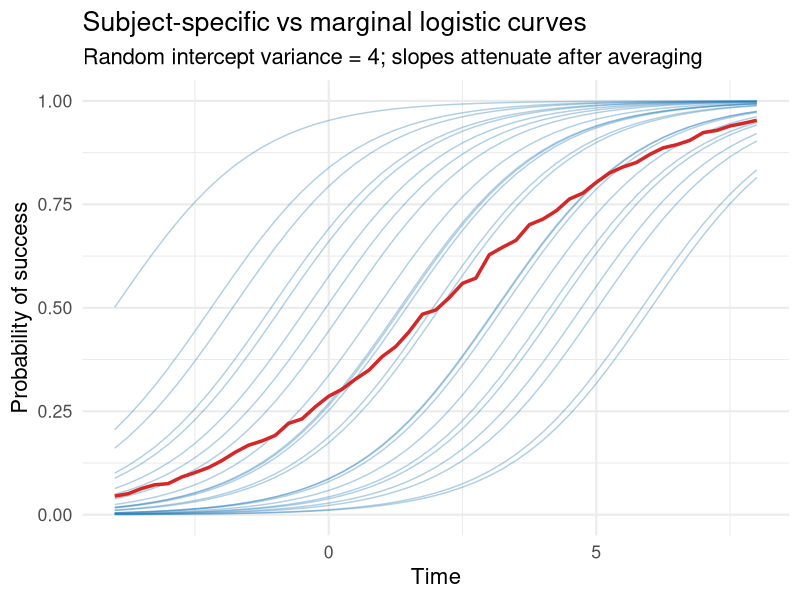
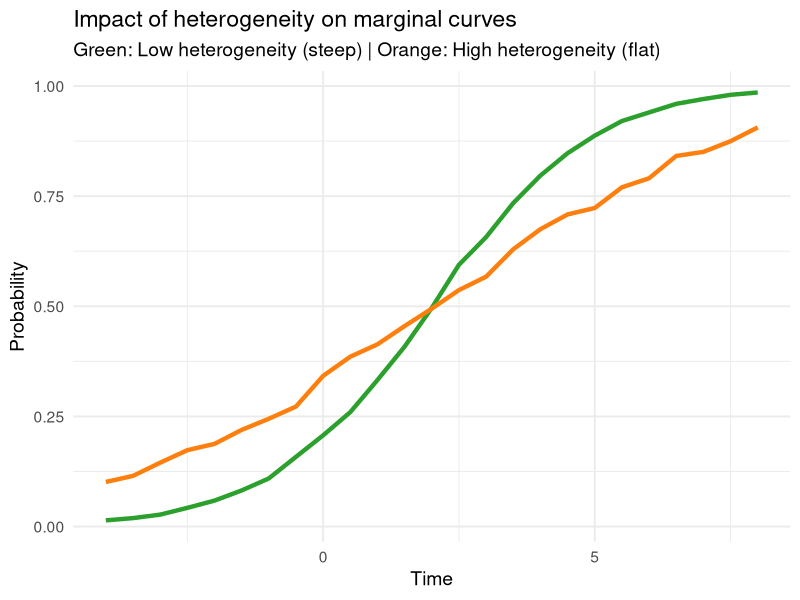
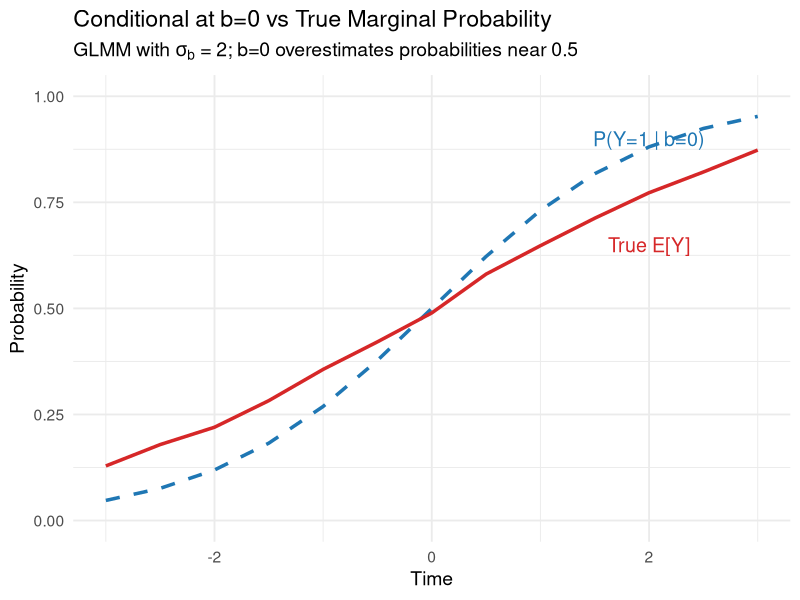
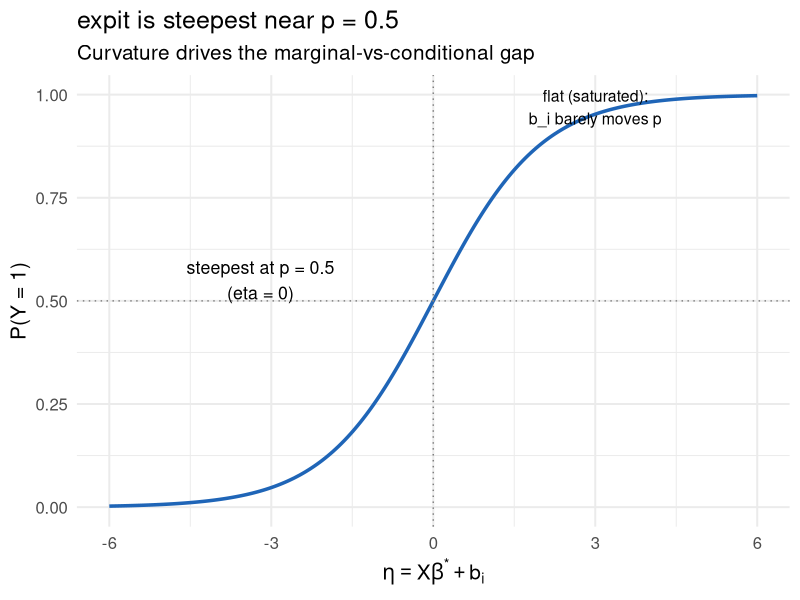
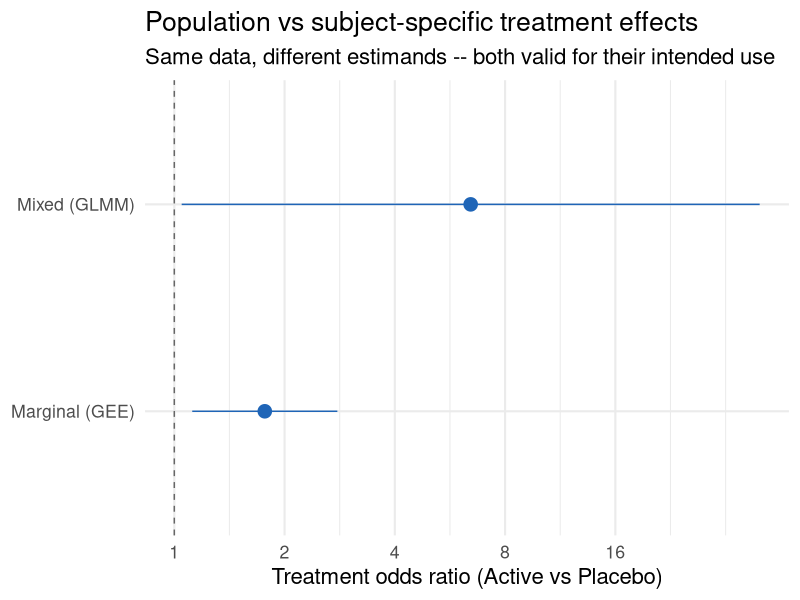

These figures' R source, in order:
## ---- chunk 1
#| label: pkg-load
#| output-location: slide
required_pkgs <- c("dplyr", "tidyr", "ggplot2", "geepack", "lme4", "broom.mixed", "survival")
missing_pkgs <- required_pkgs[!vapply(required_pkgs, requireNamespace, logical(1), quietly = TRUE)]
if (length(missing_pkgs) > 0) {
  stop(
    "Please install the following packages before rendering: ",
    paste(missing_pkgs, collapse = ", ")
  )
}
invisible(lapply(required_pkgs, library, character.only = TRUE))
## ---- chunk 2
#| label: marginal-prediction-helper
#| output-location: slide
# CAVEAT: this helper assumes a SINGLE random intercept and a BINOMIAL family.
# It does NOT handle random slopes or non-binomial GLMMs.
glmm_marginal_prob <- function(fit, newdata, draws = 2000, seed = 667) {
  stopifnot(family(fit)$family == "binomial")
  set.seed(seed)  # reproducible Monte Carlo (course seed 667)
  # Fixed-part linear predictor at b = 0 (re.form = NA): X*beta-star only
  eta_fix <- predict(fit, newdata = newdata, re.form = NA, type = "link")
  # VarCorr(fit)[[1]] is the covariance of the FIRST grouping factor; its
  # "stddev" attribute is the random-intercept SD (a 1x1 here -> sigma_b).
  sd_b <- as.numeric(attr(VarCorr(fit)[[1]], "stddev"))
  # Monte Carlo integration over b ~ N(0, sigma_b^2): for each of `draws`
  # random intercepts, push eta_fix + b through plogis (= expit = h), then
  # average the probabilities across draws (rowMeans over the draw columns).
  rowMeans(sapply(1:draws, function(...) plogis(eta_fix + rnorm(1, 0, sd_b))))
}
## ---- chunk 3
#| label: logistic-sim-code
#| output-location: slide
set.seed(667)
# Subject-specific parameters (conditional on random effects)
beta0 <- -1.5        # Log-odds at time=0 for average individual
beta1 <- 0.75        # Subject-specific slope (change per unit time)
sigma_b <- 2         # SD of random intercepts (heterogeneity); variance = 4

# Time grid for plotting
time_grid <- seq(-4, 8, by = 0.25)

# Simulate 25 individuals with varying intercepts
subject_b <- rnorm(25, mean = 0, sd = sigma_b)

# Generate subject-specific curves
subject_curves <- tidyr::expand_grid(time = time_grid, b = subject_b) |>
  mutate(
    linear_predictor = beta0 + beta1 * time + b,
    prob = plogis(linear_predictor),
    curve_id = factor(round(b, 2))
  )

# Generate marginal curve by Monte Carlo integration
marginal_curve <- tibble(
  time = time_grid,
  prob = vapply(
    time_grid,
    function(t) mean(plogis(beta0 + beta1 * t + rnorm(2000, 0, sigma_b))),
    numeric(1)
  )
)
## ---- chunk 4
#| label: logistic-sim-plot
#| output-location: slide
#| fig-cap: "Conditional curves (blue) rise faster than the marginal mean (red). Subject-specific slope = 0.75 yields flatter population slope."
logit_plot <- ggplot(subject_curves, aes(x = time, y = prob, group = curve_id)) +
  geom_line(alpha = 0.35, color = "#1f77b4") +
  geom_line(data = marginal_curve, aes(x = time, y = prob),
            inherit.aes = FALSE, color = "#d62728", linewidth = 1.2) +
  coord_cartesian(ylim = c(0, 1)) +
  labs(
    x = "Time",
    y = "Probability of success",
    title = "Subject-specific vs marginal logistic curves",
    subtitle = "Random intercept variance = 4; slopes attenuate after averaging"
  ) +
  theme_minimal(base_size = 16)
print(logit_plot)
## ---- chunk 5
#| label: heterogeneity-comparison
#| output-location: slide
# Low heterogeneity (variance = 0.5)
sigma_b_low <- sqrt(0.5)
marginal_low <- tibble(
  time = seq(-4, 8, 0.5),
  prob = vapply(seq(-4, 8, 0.5),
                function(t) mean(plogis(beta0 + beta1 * t + rnorm(1000, 0, sigma_b_low))),
                numeric(1)),
  heterogeneity = "Low (var=0.5)"
)

# High heterogeneity (variance = 9)
sigma_b_high <- 3
marginal_high <- tibble(
  time = seq(-4, 8, 0.5),
  prob = vapply(seq(-4, 8, 0.5),
                function(t) mean(plogis(beta0 + beta1 * t + rnorm(1000, 0, sigma_b_high))),
                numeric(1)),
  heterogeneity = "High (var=9)"
)

# Plot comparison
comparison_plot <- ggplot() +
  geom_line(data = marginal_low, aes(x = time, y = prob),
            color = "#2ca02c", linewidth = 1.5) +
  geom_line(data = marginal_high, aes(x = time, y = prob),
            color = "#ff7f0e", linewidth = 1.5) +
  labs(title = "Impact of heterogeneity on marginal curves",
       subtitle = "Green: Low heterogeneity (steep) | Orange: High heterogeneity (flat)",
       x = "Time", y = "Probability") +
  theme_minimal(base_size = 14)
print(comparison_plot)
## ---- chunk 6
#| label: b0-vs-marginal-demo
#| output-location: slide
# Parameters
beta0 <- 0
beta1 <- 1
sigma_b <- 2  # variance = 4

# Time points
t_vals <- seq(-3, 3, by = 0.5)

# Prediction at b = 0 (the WRONG "marginal")
prob_b0 <- plogis(beta0 + beta1 * t_vals)

# True marginal (integrate over random effects)
prob_marginal <- sapply(t_vals, function(t) {
  mean(plogis(beta0 + beta1 * t + rnorm(5000, 0, sigma_b)))
})

# Compare
comparison_df <- data.frame(
  time = t_vals,
  prob_b0 = prob_b0,
  prob_marginal = prob_marginal,
  difference = prob_b0 - prob_marginal
)

cat("Comparison of P(Y=1|b=0) vs true E[Y]:\n")
print(round(comparison_df, 3))
## ---- chunk 7
#| label: b0-vs-marginal-plot
#| output-location: slide
#| fig-cap: "The b=0 curve (blue dashed) is NOT the marginal curve (red solid). The difference is largest in the middle range."
ggplot(comparison_df, aes(x = time)) +
  geom_line(aes(y = prob_b0), color = "#1f77b4", linetype = "dashed", linewidth = 1.2) +
  geom_line(aes(y = prob_marginal), color = "#d62728", linewidth = 1.2) +
  annotate("text", x = 2, y = 0.9, label = "P(Y=1 | b=0)", color = "#1f77b4", size = 5) +
  annotate("text", x = 2, y = 0.65, label = "True E[Y]", color = "#d62728", size = 5) +
  labs(
    x = "Time",
    y = "Probability",
    title = "Conditional at b=0 vs True Marginal Probability",
    subtitle = expression(paste("GLMM with ", sigma[b], " = 2; b=0 overestimates probabilities near 0.5"))
  ) +
  coord_cartesian(ylim = c(0, 1)) +
  theme_minimal(base_size = 14)
## ---- chunk 8
#| label: jensen-curvature
#| echo: false
#| fig-width: 6
#| fig-height: 4.2
library(ggplot2)
eta <- seq(-6, 6, by = 0.05)
curve_df <- data.frame(eta = eta, p = plogis(eta))
ggplot(curve_df, aes(eta, p)) +
  geom_line(linewidth = 1.2, color = "#1f65b7") +
  geom_hline(yintercept = 0.5, linetype = "dotted", color = "gray50") +
  geom_vline(xintercept = 0, linetype = "dotted", color = "gray50") +
  annotate("text", x = -3.2, y = 0.55, label = "steepest at p = 0.5\n(eta = 0)", size = 4.5) +
  annotate("text", x = 3.0, y = 0.97, label = "flat (saturated):\nb_i barely moves p", size = 4) +
  labs(x = expression(eta == X*beta^"*" + b[i]),
       y = "P(Y = 1)",
       title = "expit is steepest near p = 0.5",
       subtitle = "Curvature drives the marginal-vs-conditional gap") +
  theme_minimal(base_size = 15)
## ---- chunk 9
#| label: ecg-data
#| output-location: slide
ecg_counts <- tribble(
  ~sequence, ~resp_p1, ~resp_p2, ~count,
  "P-A", 1, 1, 6,
  "P-A", 1, 0, 0,  # Sampling zero
  "P-A", 0, 1, 6,
  "P-A", 0, 0, 22,
  "A-P", 1, 1, 9,
  "A-P", 1, 0, 4,
  "A-P", 0, 1, 2,
  "A-P", 0, 0, 18
)

ecg_long <- ecg_counts |>
  tidyr::uncount(count) |>
  # one UNIQUE subject id per expanded row (67 patients, 2 rows each).
  # Do NOT reuse uncount's within-cell .id: that repeats ids across cells.
  mutate(id = factor(row_number())) |>
  tidyr::pivot_longer(
    cols = c(resp_p1, resp_p2),
    names_to = "period",
    values_to = "response"
  ) |>
  mutate(
    period = if_else(period == "resp_p1", 1L, 2L),
    # decode active-drug indicator from (sequence, period); see schematic
    treatment = case_when(
      sequence == "P-A" & period == 1L ~ 0L,
      sequence == "P-A" & period == 2L ~ 1L,
      sequence == "A-P" & period == 1L ~ 1L,
      TRUE ~ 0L
    )
  ) |>
  arrange(id, period)

cat("Subjects:", length(unique(ecg_long$id)),
    "| rows:", nrow(ecg_long), "\n\n")
cat("Reshaped long table (first 6 rows):\n")
head(ecg_long)
## ---- chunk 10
#| label: ecg-gee
#| output-location: slide
# Marginal model (GEE), exchangeable working correlation
gee_fit <- geepack::geeglm(
  response ~ treatment + period,
  id = id,
  family = binomial,
  corstr = "exchangeable",
  data = ecg_long
)
# Note: only 2 obs/subject, so robust SEs can be biased downward
# (small-sample corrections shown later).
summary(gee_fit)
## ---- chunk 11
#| label: ecg-glmm
#| output-location: slide
# Mixed model (GLMM): 100-point adaptive Gaussian quadrature (FLW Table 16.3).
# Laplace (nAGQ = 1) is inadequate here because Var(b) is very large (~24).
glmm_fit <- lme4::glmer(
  response ~ treatment + period + (1 | id),
  family = binomial,
  data = ecg_long,
  nAGQ = 100,
  control = lme4::glmerControl(optimizer = "bobyqa", optCtrl = list(maxfun = 2e5))
)
summary(glmm_fit)
## ---- chunk 12
#| label: ecg-contrast
#| output-location: slide
# Extract treatment effects
gee_coef <- broom.mixed::tidy(gee_fit) |>
  filter(term == "treatment") |>
  mutate(model = "Marginal (GEE)", estimand = "Population odds ratio")

glmm_coef <- broom.mixed::tidy(glmm_fit, effects = "fixed") |>
  filter(term == "treatment") |>
  mutate(model = "Mixed (GLMM)", estimand = "Subject-specific odds ratio")

# Combine results
contrast_tbl <- bind_rows(gee_coef, glmm_coef) |>
  transmute(
    model, estimand,
    log_odds = estimate,
    se = std.error,
    odds_ratio = exp(estimate),
    lower = exp(estimate - 1.96 * se),
    upper = exp(estimate + 1.96 * se)
  )
print(contrast_tbl)
## ---- chunk 13
#| label: marginal-vs-conditional
#| output-location: slide
# Create prediction data
nd <- data.frame(treatment = c(0L, 1L), period = 1L)

# Conditional prediction at b_i = 0 (typical subject)
nd$prob_conditional <- predict(glmm_fit, newdata = nd, re.form = NA, type = "response")

# True marginal prediction (averaging over random effects)
nd$prob_marginal <- glmm_marginal_prob(glmm_fit, nd)

# GEE marginal prediction for comparison
nd$prob_gee <- predict(gee_fit, newdata = nd, type = "response")

cat("Predictions for Period 1:\n")
print(nd)
cat("\nNote: prob_marginal < prob_conditional due to averaging over heterogeneity\n")
## ---- chunk 14
#| label: ecg-or-plot
#| output-location: slide
#| fig-cap: "Both estimates are correct -- they answer different questions. The difference reflects attenuation theory."
or_plot <- ggplot(contrast_tbl, aes(x = model, y = odds_ratio)) +
  geom_pointrange(aes(ymin = lower, ymax = upper), size = 0.9, color = "#1f65b7") +
  geom_hline(yintercept = 1, linetype = "dashed", color = "gray40") +
  scale_y_log10(breaks = c(0.5, 1, 2, 4, 8, 16)) +
  coord_flip() +
  labs(
    x = NULL,
    y = "Treatment odds ratio (Active vs Placebo)",
    title = "Population vs subject-specific treatment effects",
    subtitle = "Same data, different estimands -- both valid for their intended use"
  ) +
  theme_minimal(base_size = 16)
print(or_plot)
## ---- chunk 15
#| label: conditional-logistic
#| output-location: slide
# Conditional logistic (fixed-effects / within-subject), stratified by subject.
# In a 2-period crossover, treatment and period are confounded WITHIN subject,
# so we condition on subject and estimate the treatment effect alone; adding
# period to the conditional model is not separately identified here.
clogit_fit <- survival::clogit(
  response ~ treatment + strata(id),
  data = ecg_long
)

clogit_or <- exp(coef(clogit_fit)["treatment"])
cat("Conditional logistic OR for treatment:", round(clogit_or, 2), "\n")
cat("Compare to GLMM OR:", round(contrast_tbl$odds_ratio[2], 2), "\n")
cat("\nSame direction and order of magnitude as the GLMM:",
    "the subject-specific effect is robust to the normal-b_i assumption.\n")
